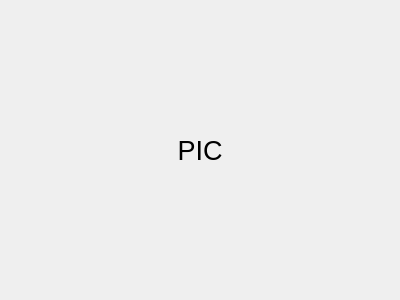
<?xml version="1.0" encoding="UTF-8"?>
<ui version="4.0">
 <class>ItemPicCon</class>
 <widget class="QWidget" name="ItemPicCon">
  <property name="geometry">
   <rect>
    <x>0</x>
    <y>0</y>
    <width>400</width>
    <height>300</height>
   </rect>
  </property>
  <property name="windowTitle">
   <string>Form</string>
  </property>
  <layout class="QGridLayout" name="gridLayout">
   <property name="leftMargin">
    <number>0</number>
   </property>
   <property name="topMargin">
    <number>0</number>
   </property>
   <property name="rightMargin">
    <number>0</number>
   </property>
   <property name="bottomMargin">
    <number>0</number>
   </property>
   <property name="spacing">
    <number>0</number>
   </property>
   <item row="0" column="0">
    <widget class="QWidget" name="wBgPicCon" native="true">
     <property name="font">
      <font>
       <pointsize>20</pointsize>
      </font>
     </property>
     <property name="styleSheet">
      <string notr="true">QWidget#wBgPicCon{background-color:rgba(0,0,0,0)};</string>
     </property>
     <layout class="QGridLayout" name="gridLayout_2">
      <property name="leftMargin">
       <number>0</number>
      </property>
      <property name="topMargin">
       <number>0</number>
      </property>
      <property name="rightMargin">
       <number>0</number>
      </property>
      <property name="bottomMargin">
       <number>0</number>
      </property>
      <property name="spacing">
       <number>0</number>
      </property>
      <item row="0" column="0">
       <widget class="QLabel" name="label">
        <property name="text">
         <string>PIC</string>
        </property>
        <property name="alignment">
         <set>Qt::AlignCenter</set>
        </property>
       </widget>
      </item>
     </layout>
    </widget>
   </item>
  </layout>
 </widget>
 <resources/>
 <connections/>
</ui>
